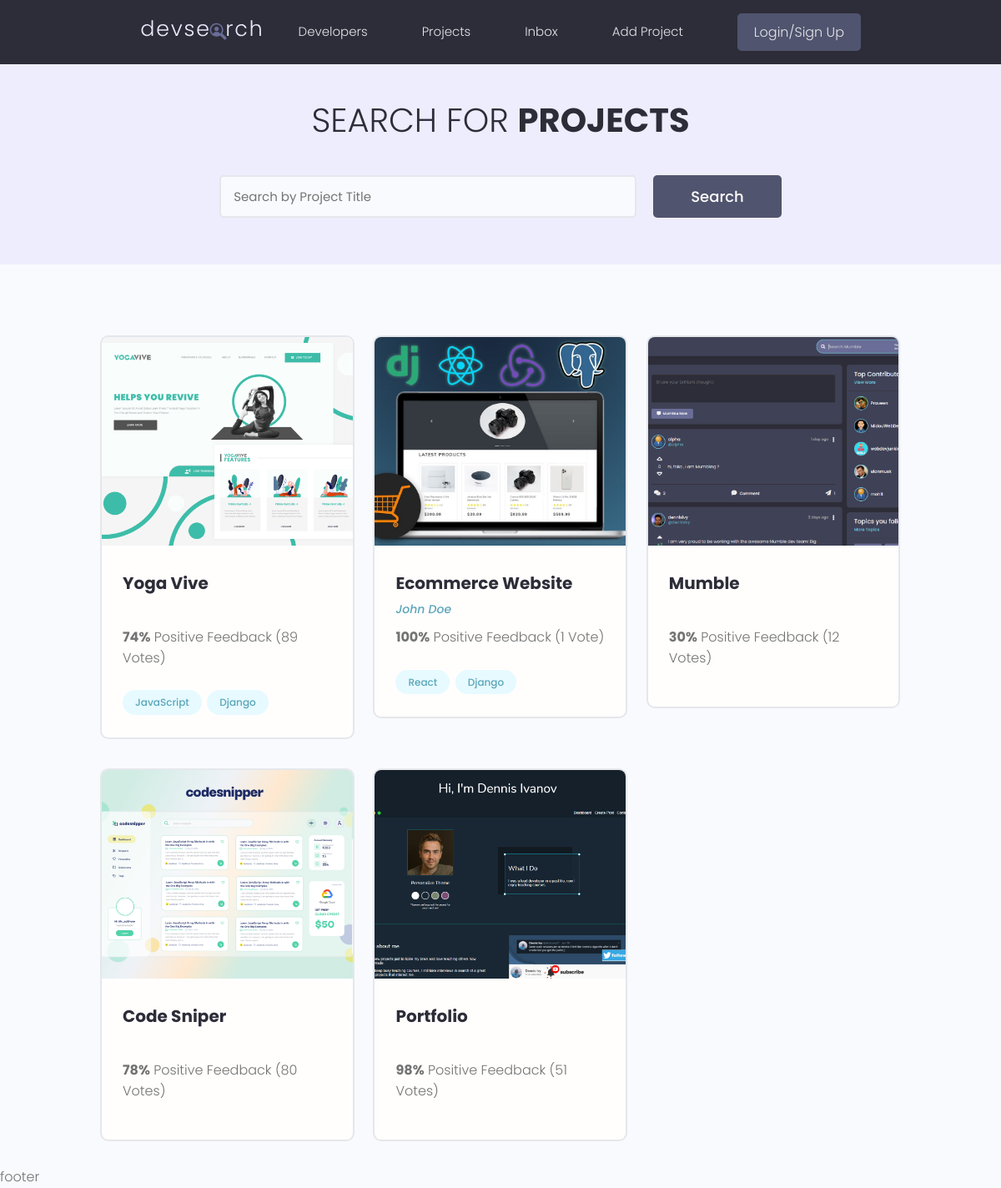
The app's page /project/ with its own data.
### projects/models.py (models this page shows, shortened)
class Project(models.Model):
    owner = models.ForeignKey(Profile, null=True, blank=True, on_delete=models.SET_NULL)
    title = models.CharField(max_length=200)
    description = models.TextField(null=True, blank=True)
    featured_image = models.ImageField(null=True, blank=True, default="default.jpg")
    demo_link = models.CharField(max_length=2000, null=True, blank=True)
    source_link = models.CharField(max_length=2000, null=True, blank=True)
    tags = models.ManyToManyField('Tag', blank=True)
    vote_total = models.IntegerField(default=0, null=True, blank=True)
    vote_ratio = models.IntegerField(default=0, null=True, blank=True)
    created = models.DateTimeField(auto_now_add=True)
    id = models.UUIDField(default=uuid.uuid4, unique=True, primary_key=True, editable=False)

class Tag(models.Model):
    name = models.CharField(max_length=200)
    created = models.DateTimeField(auto_now_add=True)
    id = models.UUIDField(default=uuid.uuid4, unique=True, primary_key=True, editable=False)
    def __str__(self):
        return self.name

### users/models.py (models this page shows, shortened)
class Profile(models.Model):
    user = models.OneToOneField(User, on_delete=models.CASCADE, null=True, blank=True)
    name = models.CharField(max_length=200, blank=True, null=True)
    email = models.EmailField(max_length=500, blank=True, null=True)
    username = models.CharField(max_length=200, blank=True, null=True)
    short_intro = models.CharField(max_length=200, blank=True, null=True)
    bio = models.TextField(blank=True, null=True)
    profile_img = models.ImageField(null=True, blank=True, upload_to='profiles/', default='profiles/user-default.png')
    social_github = models.CharField(max_length=200, blank=True, null=True)
    social_twitter = models.CharField(max_length=200, blank=True, null=True)
    social_linkedin = models.CharField(max_length=200, blank=True, null=True)
    social_youtube = models.CharField(max_length=200, blank=True, null=True)
    social_website = models.CharField(max_length=200, blank=True, null=True)
    created = models.DateTimeField(auto_now_add=True)
    id = models.UUIDField(default=uuid.uuid4, unique=True, primary_key=True, editable=False)

### projects/views.py (the view)
# urls.py: path('', views.projects, name="projects"),
def projects(req):
    projects = Project.objects.all()
    context = {'projects': projects}
    return render(req, "projects/projects.html", context)

### projects/templates/projects/projects.html (shortened to what this page needs)
{% extends 'main.html' %}
{% block content %}
  <main class="projects">
    <section class="hero-section text-center">
      <div class="container container--narrow">
        <div class="hero-section__box">
          <h2>Search for
            <span>Projects</span></h2>
        </div>
        <div class="hero-section__search">
          <form class="form" action="#" method="get">
            <div class="form__field">
              <input class="input input--text" id="formInput#search" type="text" name="text" placeholder="Search by Project Title"/>
            </div>
            <input class="btn btn--sub btn--lg" type="submit" value="Search"/>
          </form>
        </div>
      </div>
    </section>
    <section class="projectsList">
      <div class="container">
        <div class="grid grid--three">
          {%for project in projects %}
            <div class="column">
              <div class="card project">
                <a href="{% url 'project' project.id %}" class="project">
                  <img class="project__thumbnail" src="{{ project.featured_image.url }}" alt="project thumbnail"/>
                  <div class="card__body">
                    <h3 class="project__title">{{project.title}}</h3>
                    <p>
                      <a class="project__author" href="{% url 'project' project.id %}">{{project.owner.name}}</a>
                    </p>
                    <p class="project--rating">
                      <span style="font-weight: bold;">{{ project.vote_ratio }}%</span>
                      Positive Feedback ({{ project.vote_total }}
                      Vote{{project.vote_total|pluralize:"s"}})
                    </p>
                    <div class="project__tags">
                      {% for tag in project.tags.all %}
                        <span class="tag tag--pill tag--main">
                          <small>{{tag}}</small>
                        </span>
                      {% endfor %}
                    </div>
                  </div>
                </a>
              </div>
            </div>
          {% endfor %}
        </div>
      </div>
    </section>
  </main>
{% endblock content %}

### static/styles/app.css (style rules this page uses)
:root { --color-sub: #2d2d39; }
.btn--sub { background-color: var(--color-sub-light); }
.card { border: 2px solid var(--color-light); }
img { width: 100%; }
.hero-section { height: 40vh; display: flex; align-items: center; background-color: var(--color-sub); }
.hero-section__box { margin-bottom: 4rem; }
.hero-section__box > h2, .hero-section__box > h2 > span { font-size: 4rem; color: var(--color-light); line-height: 1.3; text-transform: uppercase; }
.hero-section__box > h2 { font-weight: 300; }
.hero-section__box > h2 > span { font-weight: 700; }
.hero-section__search > .form { display: flex; align-items: center; justify-content: center; gap: 2rem; }
.hero-section__search > .form input.input--text { width: 50rem; }
.project__author { font-size: 1.4rem; font-style: italic; }
.project--rating { margin-bottom: 1.6em; margin-top: .5em; }
.projects > .hero-section { background: var(--color-sub-lighter); height: 30vh; }
.projects .hero-section__box { margin-bottom: 2.5rem; }
.projects .hero-section__box > h2 { color: var(--color-sub); }
.projects .hero-section__box > h2 > span { font-weight: 700; color: var(--color-sub); }
.projectsList { margin-top: 8rem; }
.project__thumbnail { height: 25rem; object-fit: cover; object-position: top center; }
.project__title { font-size: 2rem; font-weight: 700; color: var(--color-sub); }

### static/uikit/styles/modules/_variables.css (style rules this page uses)
:root { --color-main: #5aa5b9; --color-main-light: #e6faff; --color-sub: #3f4156; --color-sub-light: #51546e; --color-sub-lighter: #ededfd; --color-text: #737373; --color-gray: #8b8b8b; --color-light: #e5e7eb; --color-light-gray: #767676; --color-bg: #f8fafd; --color-white: #fffefd; --color-white-light: #f3f3f3; --color-success: #359e64; --color-success-bg: #def8e8; --color-error: #fc4b0b; --color-error-bg: #fff2ee; --font-base: 'Poppins', arial, helvetica, 'Segoe UI', roboto, ubuntu, sans-serif; --font-monospace: 'Fira Code', 'Courier New', courier, monospace; --font-regular: 300; --font-medium: 500; --font-bold: 700; --generic-shadow: 1px 1px 5px #00000010; --generic-transition: all 0.3s ease-in-out; }

### static/uikit/styles/modules/_base.css (style rules this page uses)
* { margin: 0; padding: 0; box-sizing: border-box; text-rendering: optimizeLegibility; color: inherit; font-size: inherit; }
html { font-size: 50%; }
@media only screen and (min-width: 480px) { html { font-size: 56.25%; } }
@media only screen and (min-width: 1200px) { html { font-size: 62.5%; } }
body { line-height: 1.6; font-weight: 400; font-size: 1.5rem; color: var(--color-text); background-color: var(--color-bg); min-height: 100vh; }

### static/uikit/styles/modules/_typography.css (style rules this page uses)
* { font-family: var(--font-base); }
h2 { font-size: 3.6rem; font-weight: var(--font-bold); }
h3 { font-size: 3.2rem; font-weight: var(--font-medium); }
p, span, strong { font-size: 1.6rem; color: var(--color-text); font-weight: var(--font-regular); }
a { padding-bottom: 2px; text-decoration: none; display: inline-block; color: var(--color-main); font-weight: var(--font-medium); }

### static/uikit/styles/modules/_utilities.css (style rules this page uses)
.container { width: 92%; max-width: 165rem; margin: 0 auto; box-sizing: border-box; }
.container--narrow { width: 92%; max-width: 120rem; }
@media screen and (min-width: 1000px) { .container { width: 90%; } }
@media screen and (min-width: 1000px) { .container--narrow { width: 85%; } }
@media screen and (min-width: 1200px) { .container { width: 80%; } }
@media screen and (min-width: 1200px) { .container--narrow { width: 72%; } }
.text-center { text-align: center; }

### static/uikit/styles/modules/_button.css (style rules this page uses)
.btn { display: inline-block; position: relative; cursor: pointer; background-color: var(--color-light); font-weight: var(--font-medium); color: var(--color-sub); text-decoration: none; padding: 1rem 2rem; border-radius: 0.5rem; border: none; width: -webkit-fit-content; width: -moz-fit-content; width: fit-content; height: -webkit-fit-content; height: -moz-fit-content; height: fit-content; font-size: 1.6rem; outline-width: 0; outline-color: transparent; -webkit-backface-visibility: hidden; backface-visibility: hidden; transition: all 0.3s ease-in-out; }
.btn--sub { background-color: var(--color-sub); color: var(--color-white); }
.btn--lg { font-size: 1.8rem; padding: 1.2rem 4.5rem; }

### static/uikit/styles/modules/_card.css (style rules this page uses)
.card { border-radius: 1rem; background-color: var(--color-white); border: 1.5px solid var(--color-light); width: auto; height: auto; margin-top: 0.5rem; margin-bottom: 0.5rem; overflow: hidden; }
.card__body, .card__header { padding: 2rem 2.5rem; }

### records on screen
Project: featured_image (picture), title "Yoga Vive", vote_ratio "74", vote_total "89"
Tag: name "JavaScript"
Tag: name "Django"
Project: featured_image (picture), title "Ecommerce Website", owner.name "John Doe", vote_ratio "100", vote_total "1"
Tag: name "React"
Project: featured_image (picture), title "Mumble", vote_ratio "30", vote_total "12"
Project: featured_image (picture), title "Code Sniper", vote_ratio "78", vote_total "80"
Project: featured_image (picture), title "Portfolio", vote_ratio "98", vote_total "51"
